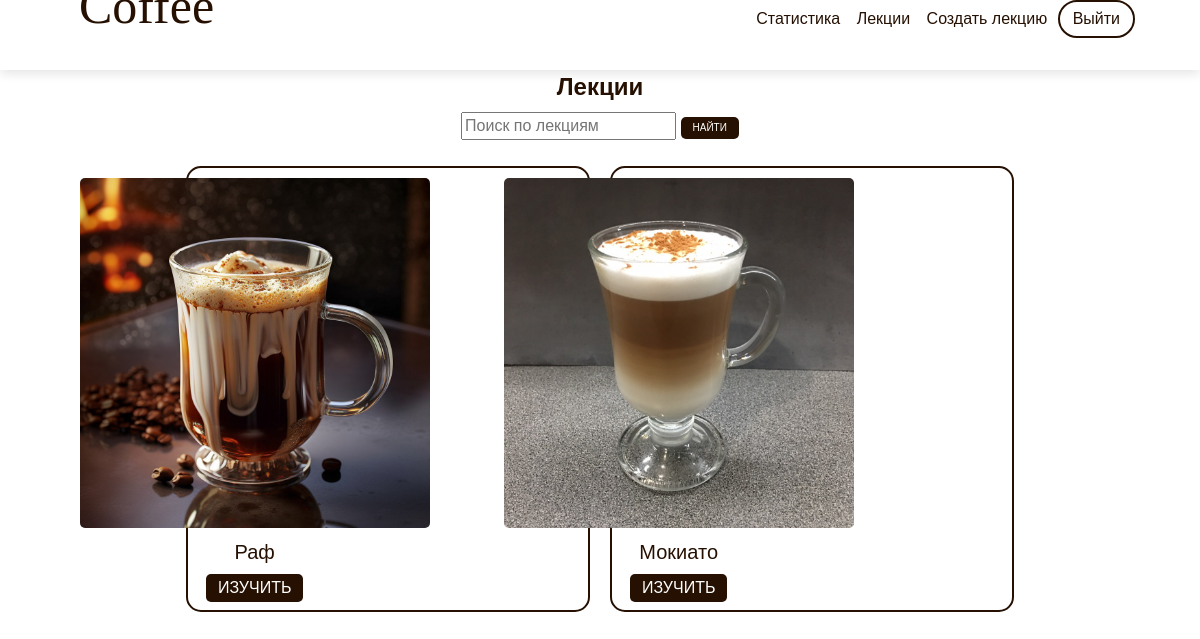
Screenshot of /lectures (signed in) with the database file from the repository.
### models.py (models this page shows)
class Lecture(UserMixin, db.Model):
    id = db.Column(db.Integer, primary_key=True)
    text = db.Column(db.String(5000), nullable=False)
    name = db.Column(db.String(5000), nullable=False)

### main.py (the view)
@main.route('/lectures')
@login_required
def lectures():
    q = request.args.get('q')
    if q:
        lectures = models.Lecture.query.filter(models.Lecture.name.contains(f'{q}'))
    else:
        lectures = models.Lecture.query.all()
    return render_template('lectures.html', data=lectures)

### __init__.py (called while the page is built)
def create_app() -> Flask:
    app = Flask(__name__)
    app.config['SECRET_KEY'] = 'secret-key-goes-here'
    app.config['SQLALCHEMY_DATABASE_URI'] = 'sqlite:///db.sqlite'
    app.config['SQLALCHEMY_TRACK_MODIFICATIONS'] = False
    app.config['UPLOAD_FOLDER_DOCS'] = UPLOAD_FOLDER_DOCS
    db.init_app(app)
    login_manager = LoginManager()
    login_manager.login_view = 'auth.login'
    login_manager.init_app(app)
    with app.app_context():
        db.create_all()
    from .auth import auth as auth_blueprint
    app.register_blueprint(auth_blueprint)
    from .main import main as main_blueprint
    app.register_blueprint(main_blueprint)
    from .models import User
    @login_manager.user_loader
    def load_user(user_id):
        return User.query.get(int(user_id))
    return app

### templates/lectures.html
{% extends "base.html" %}
{% block content %}
<h2 style="display: flex;
	flex-direction: column;
	align-items: center;
    color: #251002;">Лекции</h2>
<div>
    <form class="search-form">
       <p><input type="text" placeholder="Поиск по лекциям" name="q" value="{{ request.args.get('q', '') }}">
       <button type="submit" class="button-search">Найти</button></p>
    </form>
</div>
<div class="post-box">
    {% for el in data %}
    <div class="post-border">
    <div class="container">
        <div class="row">
            <div class="col-md-4">
                <div class="product">
                    <div class="image-post" style="margin: 10px;">
                        <img src="/static/images/lectures/{{el.name}}.png" width=350 height=350>
                    </div>
                    <div class="info-post">
                        <a style="display: flex;
                           text-decoration: none;
	                       flex-direction: column;
	                       align-items: center;
	                       color: #251002;
                           font-size: 20px;
                           margin-left: 5px;
                           margin-right: 5px;" href="/lectures/{{el.id}}">{{ el.name }}</a>
                        <div class="post-bottom">
                            <a href="/lectures/{{el.id}}" class="info-but">Изучить</a>
                        </div>
                    </div>
                </div>
            </div>
        </div>
    </div>
    </div>
    {% endfor %}
</div>
{% endblock %}

### templates/base.html (shortened to what this page needs)
<!DOCTYPE html>
<html lang="ru">
<head>
	<link rel="stylesheet" href="libs/bootstrap-reboot.min.css">
	<link rel="stylesheet" href="libs/bootstrap-grid.min.css">
	<link href="https://fonts.cdnfonts.com/css/hey-charlie" rel="stylesheet">
	<link href="https://fonts.cdnfonts.com/css/dm-sans" rel="stylesheet">
</head>
<body style="background-color: #FFFFFF">
   <header>
	<nav class="navbar">
      <div class="container">
        <ul class="navbar-brand">
			<li><a href="{{ url_for('main.index') }}">Coffee</a></li>
		</ul>
		<ul class="navbar-menu">
			{% if current_user.is_authenticated %}
			<li><a href="{{ url_for('main.statistic') }}">Статистика</a></li>
			<li><a href="{{ url_for('main.lectures') }}">Лекции</a></li>
            {% if current_user.grade == 4 %}
            <li><a href="{{ url_for('main.create_lecture') }}">Создать лекцию</a></li>
            {% endif %}
			{% endif %}
			{% if current_user.is_authenticated %}
			<li style="border: 2px solid #251002;
			border-radius: 20px;"
			onmouseover="this.style.backgroundColor='#251002';"
			onmouseout="this.style.backgroundColor='#FFFFFF';"><a
									 style="margin-left: 7px; margin-right: 7px;"
									 onmouseover="this.style.color='#FFFFFF';"
									 onmouseout="this.style.color='#251002';"
									 href="{{ url_for('auth.logout') }}">Выйти</a></li>
			{% endif %}
		</ul>
      </div>
    </nav>
   </header>
   <main>
	   {% block content %}
	   {% endblock %}
   </main>
</body>
</html>

### templates/base.html (style rules this page uses)
body { position: relative; font-weight: 300; font-family: "DM Sans", sans-serif; font-style: normal; font-size: 16px; line-height: 1.4; color: #000; min-width: 320px; overflow-x: hidden; height: auto; }
.navbar { width: 100%; height: 70px; box-shadow: 0 4px 10px rgba(0, 0, 0, .1); }
.navbar .container { height: inherit; display: flex; justify-content: space-between; text-align: center; }
.navbar-menu { list-style-type: none; padding-left: 0; margin-bottom: 0; margin-right: 20px; }
.navbar-menu li { display: inline-block; }
.navbar-menu li a { display: inline-block; color: #251002; text-decoration: none; padding: 6px; transition: all .07s ease-in-out; }
.navbar-brand { list-style-type: none; padding-left: 0; margin-bottom: 0; }
.navbar-brand li { display: inline-block; }
.navbar-brand li a { display: inline-block; font-family: "Hey Charlie"; font-size: 50px; font-style: normal; font-weight: 400; line-height: normal; color: #251002; text-decoration: none; padding: 14px; margin-top: -20%; margin-left: 20px; }
.search-form { display: flex; flex-direction: column; align-items: center; }
.post-box { display: flex; flex-direction: row; justify-content: center; align-items: center; flex-wrap: wrap; }
.post-border { border: 2px solid #251002; border-radius: 15px; margin: 10px; }
.image-post { display: flex; flex-direction: row; justify-content: center; align-items: center; flex-wrap: wrap; border-radius: 7px; }
.post-bottom { display: flex; flex-flow: column nowrap; justify-content: space-between; align-items: center; padding: 8px; }
.info-but { text-decoration: none; display: inline-block; padding: 0 12px; background: #251002; color: white; text-transform: uppercase; font-size: 16px; line-height: 28px; border-radius: 5px; transition: .07s ease-in; }
.button-search { text-decoration: none; display: inline-block; padding: 0 12px; background: #251002; color: white; text-transform: uppercase; font-size: 10px; line-height: 22px; transition: .07s ease-in; border-radius: 5px; border: 0; }
img { border-radius: 5px; }

### rows the page displays
Lecture: shows a picture, name "Раф"
Lecture: name (picture), name "Мокиато"
